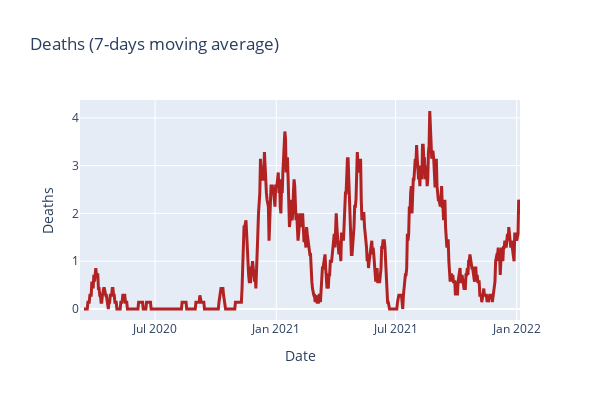

The code cell stored with this chart in its notebook:
### Code cell
# 7-days moving average
df_s1["deaths_7days"] = df_s1["daily deaths"].rolling(window=7, center=False).mean() 

px.scatter(
    df_s1,
    x="date",
    y="deaths_7days",
    labels={"date":"Date", "deaths_7days":"Deaths"},
    width=600,
    height=400,
    title='Deaths (7-days moving average)')\
    .update_traces(mode='lines', 
                   line = dict(color='firebrick', width=3))

### Figure 1 — Plotly figure (JSON) as saved in the notebook; plotly's stock layout.template omitted (floating-point values rounded to 4 significant figures; data arrays with more than 128 entries replaced by an {"elided": "..."} marker saying what was removed)
{"data": [{"hovertemplate": "Date=%{x}<br>Deaths=%{y}<extra></extra>", "legendgroup": "", "line": {"color": "firebrick", "width": 3}, "marker": {"color": "#636efa", "symbol": "circle"}, "mode": "lines", "name": "", "orientation": "v", "showlegend": false, "type": "scatter", "x": {"elided": "669 str values"}, "xaxis": "x", "y": {"elided": "669 float values"}, "yaxis": "y"}], "layout": {"height": 400, "legend": {"tracegroupgap": 0}, "title": {"text": "Deaths (7-days moving average)"}, "width": 600, "xaxis": {"anchor": "y", "domain": [0, 1], "title": {"text": "Date"}}, "yaxis": {"anchor": "x", "domain": [0, 1], "title": {"text": "Deaths"}}}}
